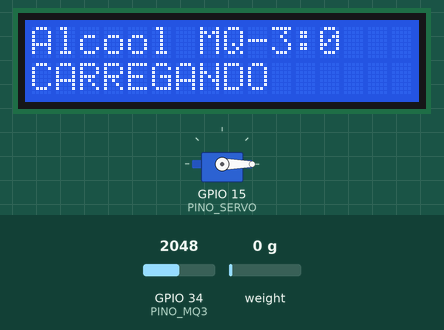
This sketch was run on a simulated ESP32. Parts: servo, 16×2 character LCD. Inputs (shaded band) come from the test bench; at power-on: weight on the scale 0 g, GPIO 34 (PINO_MQ3) = 2048. WiFi joins after 1.5 s; servers stay silent unless stated; storage starts empty; what the sketch prints to the serial monitor is not drawn.

Above: at 3.6 s.
3.7 s: weight on the scale set to 470 g
At 6.6 s:
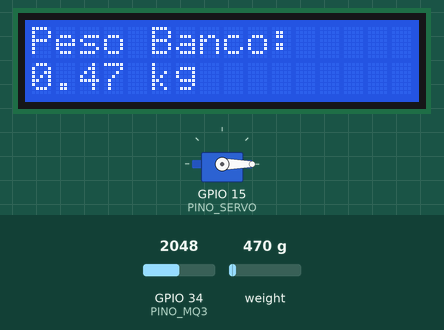
6.8 s: weight on the scale set to 534 g
At 9.7 s:
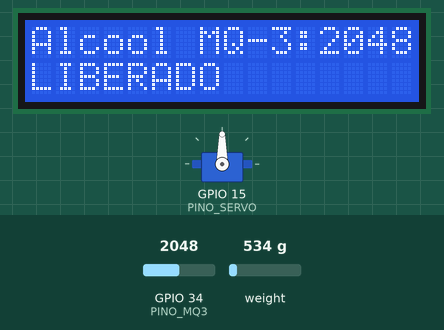
9.9 s: GPIO 34 (PINO_MQ3) set to 2963
13.0 s: GPIO 34 (PINO_MQ3) set to 3048
At 15.8 s:
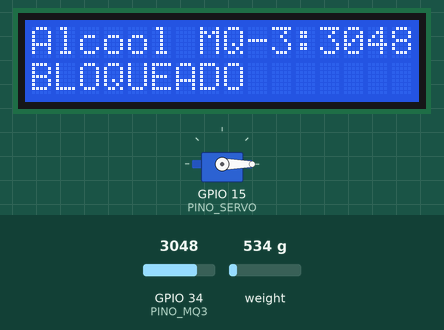
16.1 s: GPIO 34 (PINO_MQ3) set to 2960
At 17.0 s:
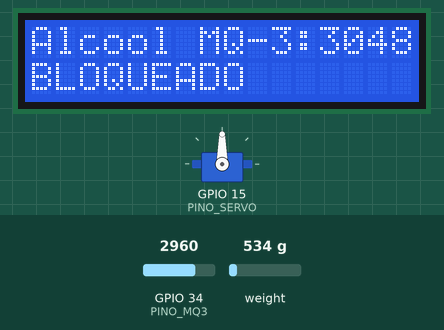
19.2 s: weight on the scale set to 100 g
At 22.0 s:
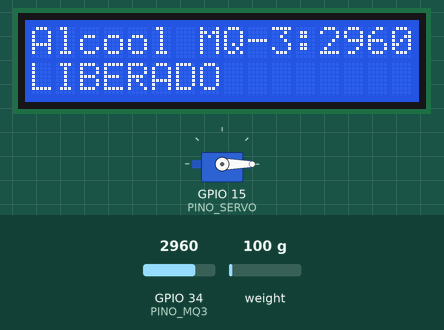
Timing chart, 0 to 23.3 s (numbered marks = the images above; inputs shaded):
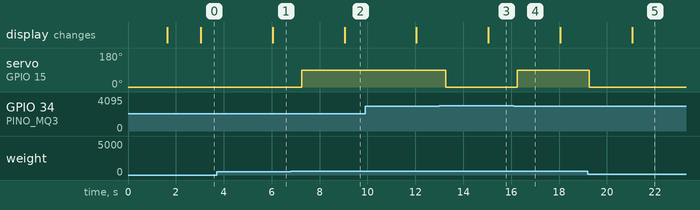

The sketch:

wifiesp32-2.ino
```cpp
#include <WiFi.h>
#include <WebServer.h>
#include <DNSServer.h>
#include <WiFiManager.h>
#include <LittleFS.h>
#include <Wire.h>
#include <LiquidCrystal_I2C.h>
#include <HX711.h>
#include <ESP32Servo.h>

// ===================== CONFIGURAÇÕES DO AP =====================
const char* wifiManagerSSID  = "Bafômetro";
const char* wifiManagerPASS  = "12345678";

// ===================== PINOS E OBJETOS =====================
#define SDA_PIN 23
#define SCL_PIN 5
LiquidCrystal_I2C lcd(0x27, 16, 2);

#define PINO_MQ3 34
const int LIMITE_ALCOOL_RAW = 3000;

#define HX711_DOUT 33
#define HX711_SCK  32
const float FATOR_CALIBRACAO = 10000.0; // <-- COLOQUE SEU FATOR AQUI
const float LIMITE_PESO_KG   = 0.5;

#define PINO_SERVO 15
const int ANGULO_TRAVADO = 0;
const int ANGULO_LIBERADO = 90;

WebServer server(80);
HX711 balanca;
Servo travaServo;

// ===================== MEMÓRIA COMPARTILHADA (MUTEX) =====================
SemaphoreHandle_t mutexValores;

int    globalRaw    = 0;
float  globalPpm    = 0.0;
String globalStatus = "CARREGANDO";
float  globalPeso   = 0.0;

// ===================== HANDLES DAS TASKS =====================
TaskHandle_t TaskCore0;
TaskHandle_t TaskCore1;

// ===================== FUNÇÕES AUXILIARES =====================
String getUptimeString() {
  unsigned long sec = millis() / 1000;
  return String(sec) + "s";
}

// ===================== ROTAS WEB =====================
void handleRoot() {
  String html = "<!DOCTYPE html>\n<html lang='pt-BR'>\n<head>\n<meta charset='UTF-8'>\n<meta name='viewport' content='width=device-width, initial-scale=1.0'>\n<title>Painel do Bafometro</title>\n";
  html += "<link rel='stylesheet' href='https://unpkg.com/@sakun/system.css'>\n";
  html += "<script src='https://cdn.jsdelivr.net/npm/chart.js'></script>\n";
  html += "<style>body{padding:20px; background-color:#e0e0e0;} canvas{background:#fff; width:100%!important; max-height:400px; border:1px solid #000; margin-top:10px;}</style>\n</head>\n<body>\n";

  html += "<div class='window'>\n<div class='title-bar'><h1 class='title'>SISTEMA CIBERFISICO - INTERTRAVAMENTO</h1></div>\n<div class='window-pane'>\n";
  html += "<h2>Dados ao Vivo</h2>\n<p>Motor: <strong id='statusVal' style='font-size:1.2em;'>CARREGANDO...</strong></p>\n";
  html += "<p>Valor Bruto: <span id='rawVal'>0</span> / 4095</p>\n<p>PPM Estimado: <span id='ppmVal'>0</span></p>\n";
  html += "<hr>\n<h2>Balanca (HX711)</h2>\n<p>Peso no Banco: <strong id='pesoVal'>0.00</strong> kg</p>\n";
  html += "<hr>\n<h2>Performance do Hardware</h2>\n<p>Tempo Ativo: <span id='uptimeVal'>0</span> s</p>\n";
  html += "<p>Memoria Livre: <span id='ramVal'>0</span> KB</p>\n</div>\n</div>\n";

  html += "<div class='window'>\n<div class='title-bar'><h1 class='title'>TELEMETRIA (Historico LittleFS)</h1></div>\n<div class='window-pane'>\n";
  html += "<canvas id='myChart'></canvas>\n<br>\n<button class='btn' onclick=\"window.location.href='/log'\">Baixar Arquivo CSV</button>\n</div>\n</div>\n";

  html += "<script>\nlet myChart;\nfetch('/log').then(response => response.text()).then(csvText => {\n";
  html += "const lines = csvText.split('\\n'); const labelsData = []; const ppmData = [];\n";
  html += "for(let i = 1; i < lines.length; i++) { const columns = lines[i].split(',');\n";
  html += "if(columns.length >= 5) { labelsData.push(columns[0]); ppmData.push(parseFloat(columns[2])); } }\n";
  html += "const ctx = document.getElementById('myChart').getContext('2d');\n";
  html += "myChart = new Chart(ctx, { type: 'line', data: { labels: labelsData, datasets: [{ label: 'Nivel (PPM)', data: ppmData, borderColor: '#000000', backgroundColor: 'rgba(0,0,0,0.1)', borderWidth: 2, pointRadius: 1, tension: 0.1 }] }, options: { animation: false } });\n";
  html += "iniciarTelemetriaAoVivo(); }).catch(err => console.error('Erro:', err));\n";

  html += "function iniciarTelemetriaAoVivo() { setInterval(() => { fetch('/data').then(r => r.json()).then(data => {\n";
  html += "const elStatus = document.getElementById('statusVal'); elStatus.innerText = data.status;\n";
  html += "elStatus.style.color = (data.status === 'BLOQUEADO') ? '#d9534f' : '#5cb85c';\n";
  html += "document.getElementById('rawVal').innerText = data.raw; document.getElementById('ppmVal').innerText = data.ppm;\n";
  html += "document.getElementById('pesoVal').innerText = data.peso; document.getElementById('uptimeVal').innerText = data.uptime;\n";
  html += "document.getElementById('ramVal').innerText = data.ram;\n";
  html += "myChart.data.labels.push(data.hora); myChart.data.datasets[0].data.push(data.ppm); myChart.update(); }); }, 1000); }\n";
  html += "</script>\n</body>\n</html>";

  server.send(200, "text/html", html);
}

void handleData() {
  xSemaphoreTake(mutexValores, portMAX_DELAY);
  String json = "{";
  json += "\"uptime\":"   + String(millis() / 1000)       + ",";
  json += "\"ram\":"      + String(ESP.getFreeHeap() / 1024) + ",";
  json += "\"raw\":"      + String(globalRaw)              + ",";
  json += "\"ppm\":\""    + String(globalPpm, 1)           + "\",";
  json += "\"status\":\"" + globalStatus                   + "\",";
  json += "\"peso\":\""   + String(globalPeso, 2)          + "\",";
  json += "\"hora\":\""   + getUptimeString()              + "\"";
  json += "}";
  xSemaphoreGive(mutexValores);

  server.send(200, "application/json", json);
}

void handleLog() {
  File file = LittleFS.open("/log.csv", "r");
  if (!file) { server.send(500, "text/plain", "Falha ao abrir log."); return; }
  server.sendHeader("Content-Disposition", "attachment; filename=log.csv");
  server.streamFile(file, "text/csv");
  file.close();
}

// ===================== NÚCLEO 0: WEB, LCD, SERVO E LOGS =====================
void codigoTaskCore0(void * pvParameters) {
  unsigned long lastLcdUpdate = 0;
  unsigned long lastLogUpdate = 0;
  bool telaBalanca = false;

  for(;;) {
    server.handleClient();

    // Pega as variáveis protegidas
    xSemaphoreTake(mutexValores, portMAX_DELAY);
    float pesoLocal = globalPeso;
    float ppmLocal = globalPpm;
    int rawLocal = globalRaw;
    String statusLocal = globalStatus;
    xSemaphoreGive(mutexValores);

    unsigned long currentMillis = millis();

    // 1. Atualiza LCD a cada 3s
    if (currentMillis - lastLcdUpdate >= 3000) {
      lastLcdUpdate = currentMillis;
      lcd.clear();
      if (telaBalanca) {
        lcd.setCursor(0, 0); lcd.print("Peso Banco:");
        lcd.setCursor(0, 1); lcd.print(pesoLocal, 2); lcd.print(" kg");
      } else {
        lcd.setCursor(0, 0); lcd.print("Alcool MQ-3:"); lcd.print(rawLocal);
        lcd.setCursor(0, 1); lcd.print(statusLocal);
      }
      telaBalanca = !telaBalanca;
    }

    // 2. Lógica do Servo
    if (pesoLocal > LIMITE_PESO_KG && statusLocal == "LIBERADO ") {
      travaServo.write(ANGULO_LIBERADO);
    } else {
      travaServo.write(ANGULO_TRAVADO);
    }

    // 3. Grava Log no LittleFS a cada 10s
    if (currentMillis - lastLogUpdate >= 10000) {
      lastLogUpdate = currentMillis;
      File file = LittleFS.open("/log.csv", "a");
      if (file) {
        file.print(getUptimeString()); file.print(",");
        file.print(rawLocal); file.print(",");
        file.print(ppmLocal, 1); file.print(",");
        file.print(statusLocal); file.print(",");
        file.println(pesoLocal, 2);
        file.close();
      }
    }

    vTaskDelay(pdMS_TO_TICKS(10)); // RTOS Yield (NÃO BLOQUEANTE)
  }
}

// ===================== NÚCLEO 1: SENSORES =====================
void codigoTaskCore1(void * pvParameters) {
  // Inicialização e Tara seguras e não-bloqueantes do HX711
  if (balanca.is_ready()) {
    balanca.set_scale(FATOR_CALIBRACAO);
    vTaskDelay(pdMS_TO_TICKS(300)); // Substitui o delay() proibido
    balanca.tare();
    Serial.println("Balanca zerada no Core 1!");
  }

  for(;;) {
    // 1. Lê a Balança
    float pesoLido = globalPeso;
    if (balanca.is_ready()) {
      pesoLido = balanca.get_units(3);
      if (pesoLido < 0) pesoLido = 0.0;
    }

    // 2. Lê o Bafômetro
    int rawLido = analogRead(PINO_MQ3);
    float ppmLido = (rawLido / 4095.0) * 1000.0;
    String statusLido = (rawLido >= LIMITE_ALCOOL_RAW) ? "BLOQUEADO" : "LIBERADO ";

    // 3. Atualiza globais
    xSemaphoreTake(mutexValores, portMAX_DELAY);
    globalPeso   = pesoLido;
    globalRaw    = rawLido;
    globalPpm    = ppmLido;
    globalStatus = statusLido;
    xSemaphoreGive(mutexValores);

    vTaskDelay(pdMS_TO_TICKS(200)); // RTOS Yield (NÃO BLOQUEANTE)
  }
}

// ===================== SETUP PRINCIPAL =====================
void setup() {
  Serial.begin(115200);
  mutexValores = xSemaphoreCreateMutex();

  pinMode(PINO_MQ3, INPUT);
  travaServo.attach(PINO_SERVO);
  travaServo.write(ANGULO_TRAVADO);

  // LittleFS Setup (Não bloqueante)
  if (LittleFS.begin(true)) {
    File file = LittleFS.open("/log.csv", "a");
    if (file.size() == 0) file.println("Uptime,Bruto,PPM,Status,Peso_kg");
    file.close();
  }

  Wire.begin(SDA_PIN, SCL_PIN);
  lcd.init();
  lcd.backlight();

  balanca.begin(HX711_DOUT, HX711_SCK);

  // ===================== CONEXÃO WI-FI COM WIFIMANAGER =====================


  lcd.setCursor(0, 0); lcd.print("Conectando...");
  lcd.setCursor(0, 1); lcd.print("WiFiManager");


  WiFiManager wm;
  // wm.resetSettings(); //  se quiser dar um reset descomente esta linha uma vez para apagar a rede salva e forçar o portal

  //  Tenta conectar na rede salva se falhar, abre o portal "bafometro" com senha "12345678"
  bool connected = wm.autoConnect(wifiManagerSSID, wifiManagerPASS);

  if (connected) {
    // Conectou com sucesso: exibe IP no LCD e no Serial
    Serial.println("WiFi conectado!");
    Serial.println("==============================");
    Serial.print("Acesse: http://");
    Serial.println(WiFi.localIP());
    Serial.println("==============================");
    lcd.clear();
    lcd.setCursor(0, 0); lcd.print("WiFi OK!");
    lcd.setCursor(0, 1); lcd.print(WiFi.localIP());
  } else {
    // Não conseguiu conectar  reinicia o ESP32
    Serial.println("Falha ao conectar. Reiniciando...");
    lcd.clear();
    lcd.setCursor(0, 0); lcd.print("Falha WiFi!");
    lcd.setCursor(0, 1); lcd.print("Reiniciando...");
    delay(2000);
    ESP.restart();
  }


  server.on("/", handleRoot);
  server.on("/data", handleData);
  server.on("/log", handleLog);
  server.begin();

  // Tarefas nos núcleos
  xTaskCreatePinnedToCore(codigoTaskCore0, "TaskCore0", 10000, NULL, 1, &TaskCore0, 0);
  xTaskCreatePinnedToCore(codigoTaskCore1, "TaskCore1", 10000, NULL, 1, &TaskCore1, 1);
}

void loop() {
  vTaskDelay(portMAX_DELAY); // Deixa o RTOS cuidar do resto
}
```

Measured:
- the behaviour switches between 500 and 501 g on weight on the scale (found by bisection; images 1 and 2)
- the behaviour switches between 2999 and 3000 on GPIO 34 (PINO_MQ3) (found by bisection; images 2 and 3)
- after the input at 3.7 s, the display: changes after 2.3 s (image 1)
- after the input at 6.8 s, servo on GPIO 15 (PINO_SERVO): 0° → 90° after 0.45 s
- after the input at 13.0 s, servo on GPIO 15 (PINO_SERVO): 90° → 0° after 0.26 s; the display: changes after 2.1 s (image 3)
- after the input at 16.1 s, servo on GPIO 15 (PINO_SERVO): 0° → 90° after 0.16 s
- after the input at 19.2 s, servo on GPIO 15 (PINO_SERVO): 90° → 0° after 0.06 s
